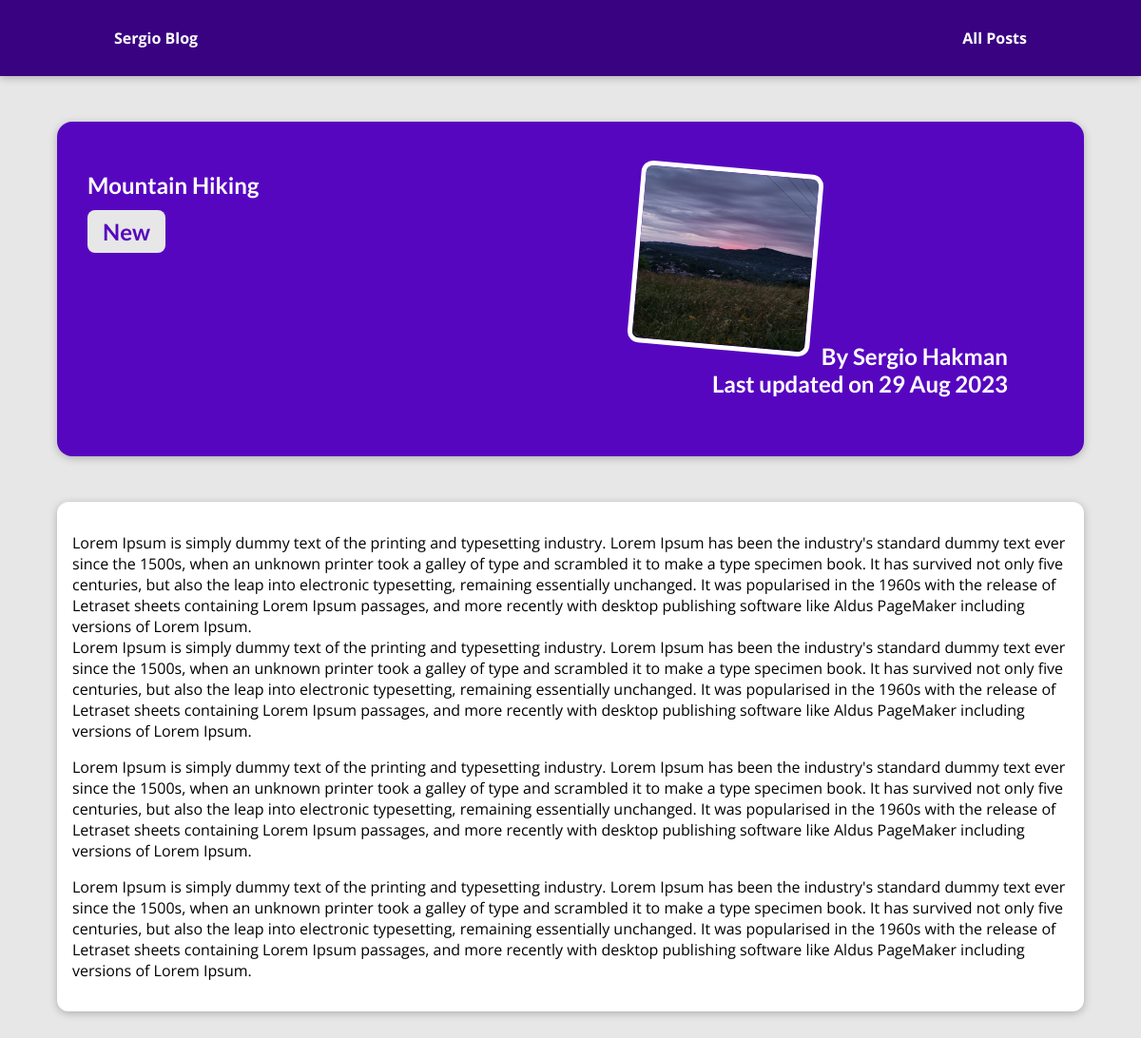
/posts/hike-in-the-mountsins, run on the app's committed database.
### blog/models.py (models this page shows, shortened)
class Post(models.Model):
    title = models.CharField(max_length = 150)
    excerpt = models.CharField(max_length = 200)
    image_name = models.CharField(max_length = 100)
    date = models.DateField(auto_now=True)
    slug = models.SlugField(unique=True, db_index=True)
    content = models.TextField(validators=[MinLengthValidator(10)])
    author = models.ForeignKey(
        Author, on_delete=models.SET_NULL, null=True, related_name="posts")
    tags = models.ManyToManyField(Tag)

class Tag(models.Model):
    caption = models.CharField(max_length=25)

class Author(models.Model):
    first_name = models.CharField(max_length = 100)
    last_name = models.CharField(max_length = 100)
    e_mail = models.EmailField()
    def full_name(self):
        return f"{self.first_name} {self.last_name}"
    def __str__(self):
        return self.full_name()

### blog/views.py (the view)
# urls.py: path("posts/<slug:slug>", views.post_detail,
def post_detail(request, slug):
  identefied_post = get_object_or_404(Post, slug=slug)
  return render(request, "blog/post-detail.html", {
    "post": identefied_post,
    "post_tags": identefied_post.tags.all()
  })

### blog/templates/blog/post-detail.html (shortened to what this page needs)
{% extends "base.html" %}
{% load static %}
{% block css_files %}
    <link rel="stylesheet" href="{% static "blog/post-detail.css" %}">
{% endblock css_files %}
{% block content %}
    <section id="summary">
        <h2>{{post.title}}<h2>
        <div>
            {% for tag in post_tags %}
                <span class="tag">{{tag.caption}}</span>
            {% endfor %}
        </div>
        <article>
            <img src="{% static "blog/images/"|add:post.image_name %}" alt="{{post.title}}">
            <adress>By <a href="mailto:{{ post.author.e_mail }}">{{post.author|title}}</a></adress>
            <div>
                Last updated on <time>{{post.date|date:"d M Y"}}</time>
            </div>
        </article>
    </section>
    <main>
        {{post.content|linebreaks}}
    </main>
{% endblock content %}

### templates/base.html (shortened to what this page needs)
{% load static %}
<!DOCTYPE html>
<html lang="en">
    <link rel="stylesheet" href="{% static "app.css" %}">
    {% block css_files %}{% endblock css_files %}
<body>
    <header id="main-navigation">
        </h1><a href="{% url "starting-page" %}">Sergio Blog</a></h1>
        <nav>
            <a href="{% url "posts-page" %}">All Posts</a>
        </nav>
    </header>
    {% block content %}
    {% endblock content %}
</body>
</html>

### static/app.css (style rules this page uses)
* { box-sizing: border-box; }
html { font-family: 'Open Sans', 'Lato', sans-serif; }
body { margin: 0; }
h1, h2, h3 { font-family: 'Lato', sans-serif; font-weight: bold; }
#main-navigation { width: 100%; height: 5rem; display: flex; justify-content: space-between; align-items: center; padding: 0 10%; position: absolute; top: 0; left: 0; }
#main-navigation a { text-decoration: none; color: white; font-weight: bold; }
#main-navigation { background-color: #390281; box-shadow: 0 2px 8px rgba(0, 0, 0, 0.25); }

### blog/static/blog/post-detail.css (style rules this page uses)
body { background-color: #e7e7e7; }
#summary { margin: 8rem auto 3rem auto; padding: 2rem; width: 90%; max-width: 90rem; border-radius: 16px; background-color: #5706c0; position: relative; box-shadow: 0 2px 8px rgba(0, 0, 0, 0.25); height: 22rem; }
#summary h2 { color: white; font-size: 1.5rem; margin-bottom: 0.25rem; }
#summary article { position: absolute; top: 2rem; right: 3rem; padding: 1rem 2rem; border-radius: 12px; text-align: right; color: white; }
#summary article img { width: 12rem; height: 12rem; border-radius: 12px; transform: rotateZ(5deg); border: 5px solid white; margin-bottom: 1rem; }
#summary a { color: white; text-decoration: none; }
#summary time { font-weight: bold; }
main { width: 90%; max-width: 90rem; margin: 3rem auto; background-color: white; padding: 1rem; border-radius: 12px; box-shadow: 0 2px 8px rgba(0, 0, 0, 0.25); }
.tag { background-color: #e7e7e7; color: #5706c0; padding: 0.5rem 1rem; border-radius: 8px; }

### data on the page
Post: title "Mountain Hiking", image_name (picture), author "Sergio Hakman", date "29 Aug 2023", content "Lorem Ipsum is simply dummy text of the printing and typesetting industry. Lorem Ipsum has been the industry's standard dummy text ever since the 1500s, when an unknown printer took a galley of type and scrambled it to make a type specimen book. It has survived not only five centuries, but also the leap into electronic typesetting, remaining essentially unchanged. It was popularised in the 1960s with the release of Letraset sheets containing Lorem Ipsum passages, and more recently with desktop publishing software like Aldus PageMaker including versions of Lorem Ipsum. Lorem Ipsum is simply dummy text of the printing and typesetting industry. Lorem Ipsum has been the industry's standard…"
Tag: caption "New"
